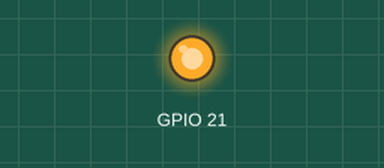
This sketch was run on a simulated ESP32. Parts: output pins drawn as LEDs (lit = HIGH). WiFi joins after 1.5 s; servers stay silent unless stated; no MQTT or app messages arrive unless stated; what the sketch prints to the serial monitor is not drawn.

Above: at 2.7 s.
At 19.0 s:
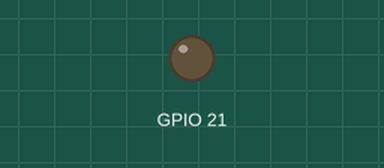
Timing chart, 0 to 43.8 s (numbered marks = the images above):
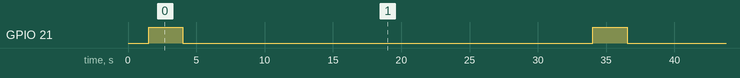

Measured:
- by itself, GPIO 21: alternates HIGH for 2.5 s and LOW for 30.0 s

The sketch:

ultrasonic-distance-esp32.ino
```cpp
#include "WiFi.h"
#include "EspMQTTClient.h"
#include <driver/uart.h>

const char* ssid = "<SSID>";
const char* password = "<PASS>";

const bool debug = false;

EspMQTTClient client(
  ssid,
  password,
  "192.168.0.90",       // MQTT Broker server ip
  "",                   // MQTTUsername, Can be omitted if not needed
  "",                   // MQTTPassword, Can be omitted if not needed
  "septic_tank_esp32",  // Client name that uniquely identify your device
  1883                  // The MQTT port, default to 1883. this line can be omitted
);

void setup_wifi()
{
  bool just_connected = false;

  if (WiFi.status() != WL_CONNECTED) {
    Serial.print("Connecting to ");
    Serial.print(ssid);
    Serial.println("...");

    WiFi.begin(ssid, password);
    just_connected = true;
  }

  while (WiFi.status() != WL_CONNECTED) {
      delay(500);
      Serial.print(".");
  }

  if (debug) {
    Serial.println("");
    Serial.print("WiFi connected: ");
    Serial.println(WiFi.localIP());
  }

  if (just_connected) client.publish("sensors/septic/wifi/ip", WiFi.localIP().toString());
}

void setup_mqtt()
{
  if (debug) {
    client.enableDebuggingMessages();
    client.enableHTTPWebUpdater();
    client.enableLastWillMessage("sensors/septic/lastwill", "I am going offline");
  }
}

void onConnectionEstablished()
{
  client.publish("sensors/septic/mqtt/status", "ready");
}

void setup_uart_sensor()
{
  uart_set_pin(UART_NUM_0, 17, 16, UART_PIN_NO_CHANGE, UART_PIN_NO_CHANGE);
  pinMode(21, OUTPUT);
}

void setup()
{
  Serial.begin(9600);

  setup_uart_sensor();
  setup_wifi();
  setup_mqtt();
}

void measure()
{
  digitalWrite(21, HIGH);

  unsigned char data[4] = {};
  const int max_measurement_attempts = 25;
  int successful_measurements = 0;
  float avg_distance = 0.;
  float measurements[max_measurement_attempts];

  for (int n = 0; n < max_measurement_attempts; n++) {
    do {
      for (int i = 0; i < 4; i++) {
        data[i] = Serial.read();
      }
    } while (Serial.read() == 0xff);

    if (data[0] == 0xff) {
      int sum = (data[0] + data[1] + data[2]) & 0x00FF;
      if (sum == data[3]) {
        float distance = (data[1] << 8) + data[2];
        if (distance > 30) {

          if (debug) {
            Serial.print("distance=");
            Serial.print(distance / 10);
            Serial.println("cm");
          }

          distance /= 10;
          client.publish("sensors/septic/level/value", String(distance));

          avg_distance += distance;
          measurements[successful_measurements] = distance;
          successful_measurements++;

        } else {
          if (debug) Serial.println("Below the lower limit");
        }
      } else {
        if (debug) {
          Serial.print("ERROR: ");
          Serial.print(sum);
          Serial.print(" ");
          Serial.print(data[3]);
          Serial.println("");
        }
      }
    }

    delay(100);
  }

  if (successful_measurements > 0) {
    avg_distance /= successful_measurements;

    float normalized_avg_distance = 0.;
    int normalized_measurements_count = 0;

    if (avg_distance > 0) {
      for (int i = 0; i < successful_measurements; i++) {
        if ((measurements[i] < avg_distance && measurements[i]/avg_distance > 0.9)
        || (measurements[i] > avg_distance && avg_distance/measurements[i] > 0.9)) {
          normalized_avg_distance += measurements[i];
          normalized_measurements_count++;
        }
      }

      if (debug) {
        Serial.print("normalized_measurements_count=");
        Serial.print(normalized_measurements_count);
      }

      if (normalized_measurements_count > 0) {
        normalized_avg_distance /= normalized_measurements_count;

        if (debug) {
          Serial.print("normalized_avg_distance=");
          Serial.print(normalized_avg_distance);
        }

        client.publish("sensors/septic/level/avg", String(normalized_avg_distance));
        client.publish("sensors/septic/level/measurements", String(successful_measurements));
      }
    }
  }

  digitalWrite(21, LOW);
}


void loop()
{
  setup_wifi();
  measure();
  client.loop();
  delay(30 * 1000);
}
```
